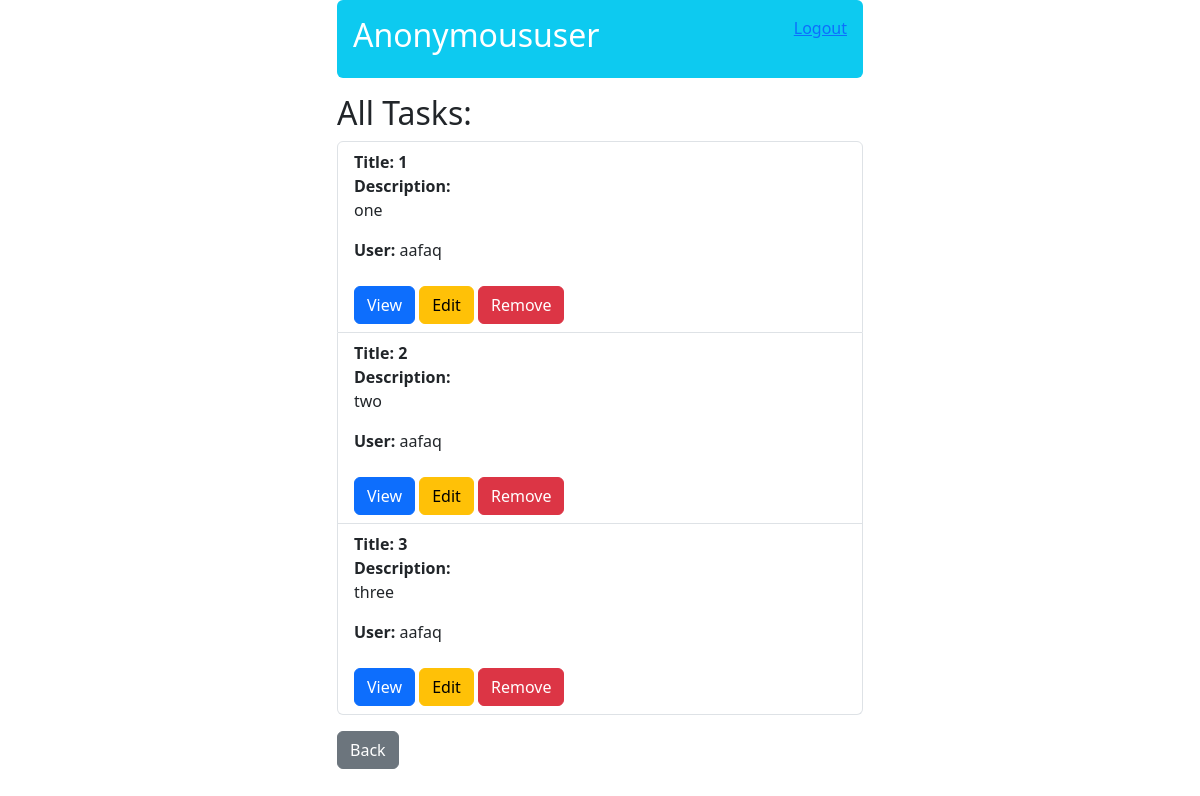
/task/all/, run on an earlier commit of the app's database.
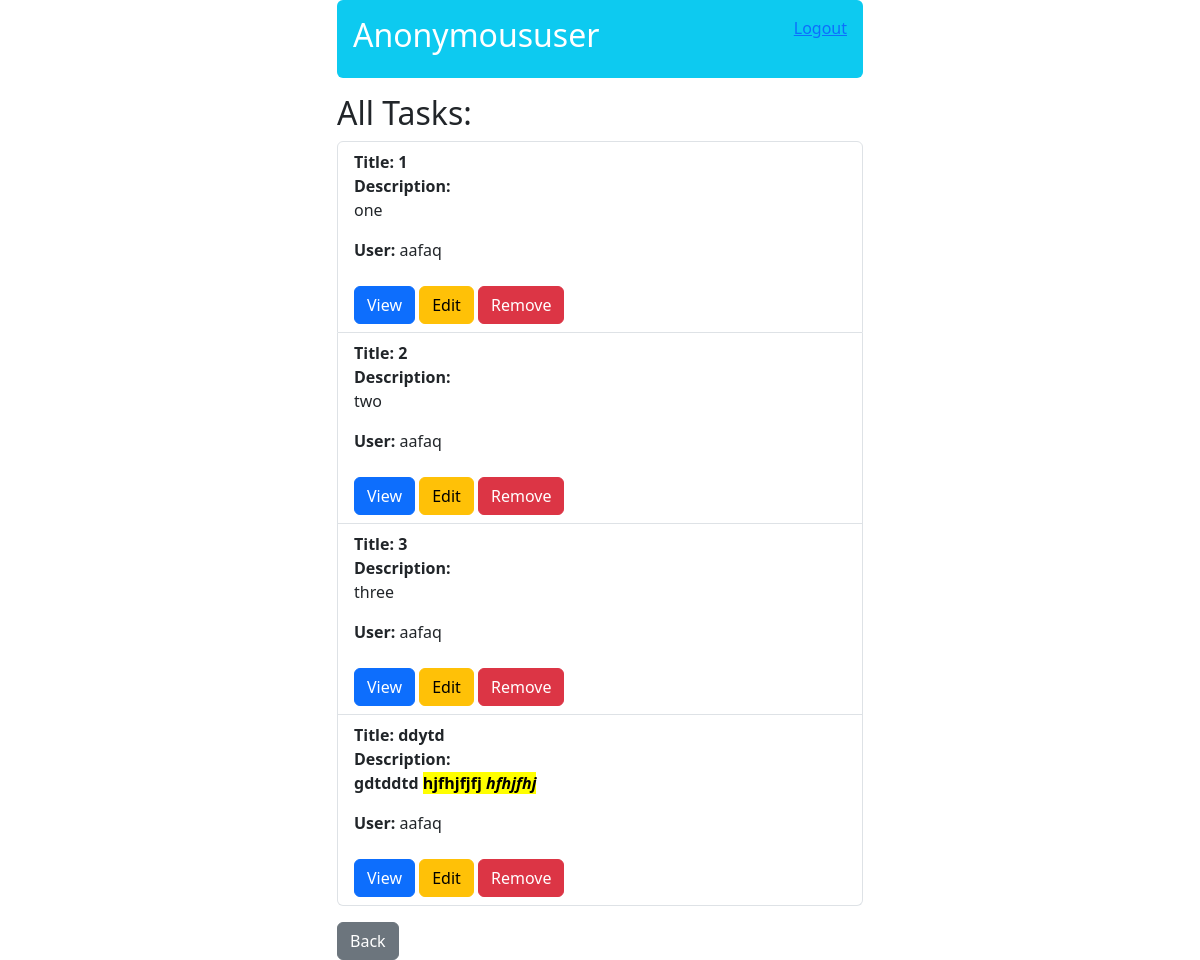
And on a later commit of the database.
### todo/models.py (models this page shows, shortened)
class Task(models.Model):
    title = models.CharField(max_length=100)
    description = models.TextField()
    user = models.ForeignKey(User, on_delete=models.CASCADE)
    position = models.IntegerField(default=0)

### todo/views.py (the view)
# urls.py: path('task/all/', views.AllTasksView.as_view(),name='all-tasks'),
class AllTasksView(ListView):
    model = Task
    template_name = 'todo/all-tasks.html'

### todo/templates/todo/all-tasks.html
{% extends "base.html" %}
{% block content %}
    {% include "todo/includes/header-bar.html" %}
    <h2>All Tasks:</h2>
    <ul class='list-group mb-3'>
        {% for task in task_list %}
            <li class='list-group-item'>
                <strong>Title: {{ task.title }}</strong>
                <br>
                <strong>Description:</strong> {{ task.description | safe }}
                <strong>User:</strong> {{task.user}}
                <br> <br>
                <a href="{% url 'task-detail' task.id %}" class="btn btn-primary">View</a>
                <a href="{% url 'task-edit' task.id %}" class="btn btn-warning">Edit</a>
                <a href="{% url 'task-remove' task.id %}" class="btn btn-danger">Remove</a>
             </li>
        {% endfor %}
    </ul>
    <a href="{% url 'task-add' %}">
        <button class="btn btn-secondary">Back</button>
    </a>
{% endblock content %}

What changed in the data, as far as the page shows it:
added Task: title "ddytd", description "gdtddtd hjfhjfjfj hfhjfhj", user "aafaq"
